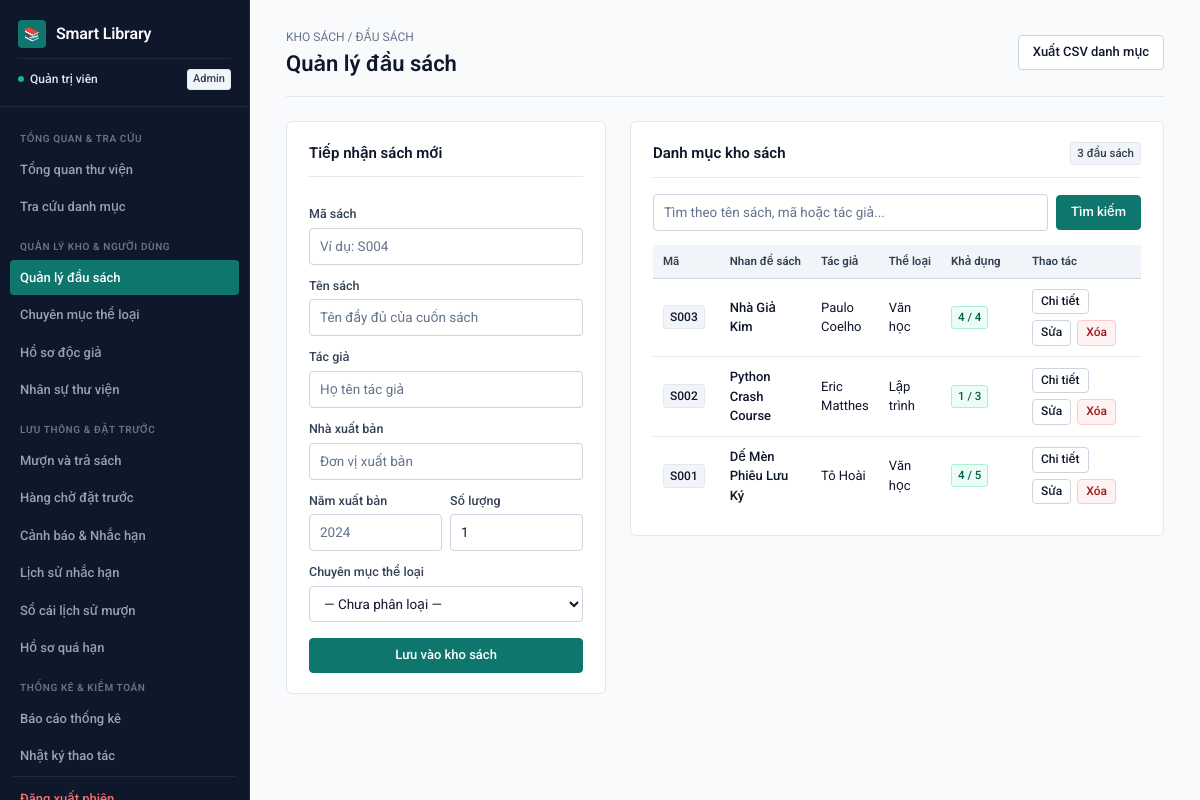
/books (signed in), run on an earlier commit of the app's database.
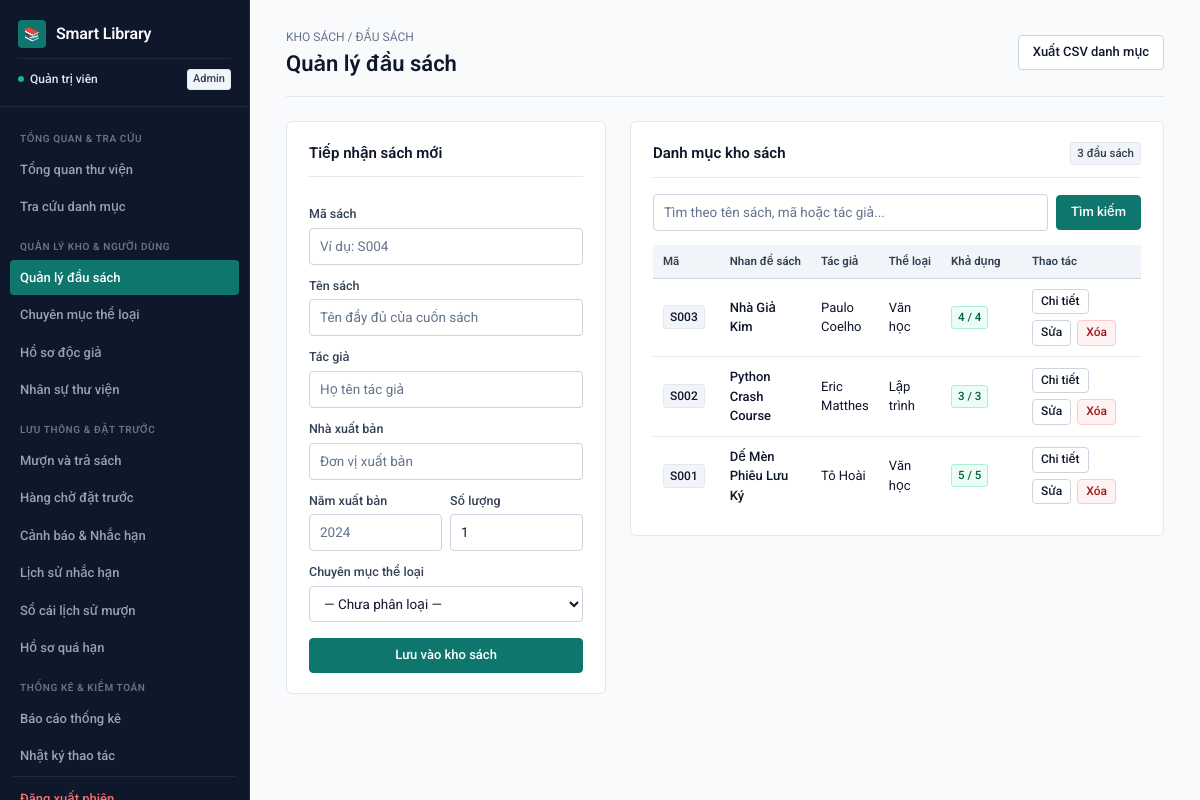
And on a later commit of the database.
### tables this page shows
CREATE TABLE books(
        id INTEGER PRIMARY KEY AUTOINCREMENT,
        code TEXT NOT NULL UNIQUE,
        title TEXT NOT NULL,
        author TEXT NOT NULL,
        publisher TEXT,
        year INTEGER,
        category_id INTEGER,
        quantity INTEGER NOT NULL DEFAULT 1,
        available INTEGER NOT NULL DEFAULT 1,
        FOREIGN KEY(category_id) REFERENCES categories(id) ON DELETE SET NULL
    );

CREATE TABLE categories(
        id INTEGER PRIMARY KEY AUTOINCREMENT,
        name TEXT NOT NULL UNIQUE,
        description TEXT
    );

### backend/routes/catalog.py (the view, shortened to what this page needs)
@app.route("/books", methods=["GET","POST"])
@login_required
def books():
    conn=db()
    q=request.args.get("q","").strip()
    if q:
        rows=conn.execute("""SELECT b.*,c.name category FROM books b LEFT JOIN categories c ON c.id=b.category_id
                             WHERE b.code LIKE ? OR b.title LIKE ? OR b.author LIKE ? ORDER BY b.id DESC""",
                          (f"%{q}%",f"%{q}%",f"%{q}%")).fetchall()
    else:
        rows=conn.execute("""SELECT b.*,c.name category FROM books b LEFT JOIN categories c ON c.id=b.category_id
                             ORDER BY b.id DESC""").fetchall()
    cats=conn.execute("SELECT * FROM categories ORDER BY name").fetchall()
    conn.close(); return render_template("books.html",books=rows,categories=cats,q=q)

### backend/api/common.py (called while the page is built)
@app.before_request
def protect_json_writes():
    if request.path.startswith("/api/") and request.method in ("POST", "PUT", "PATCH", "DELETE"):
        origin = request.headers.get("Origin")
        if origin:
            parsed = urlparse(origin)
            allowed = {"127.0.0.1", "localhost"}
            if parsed.hostname not in allowed or parsed.port not in (5001, 5173):
                return fail("Origin không hợp lệ.", 403)
        if not request.is_json:
            return fail("Yêu cầu JSON.", 415)

### backend/core.py (called while the page is built)
@app.context_processor
def inject():
    return {
        "logged_in": "employee_id" in session,
        "employee_name": session.get("employee_name"),
    }

### backend/database.py (called while the page is built)
def db():
    conn = sqlite3.connect(DB)
    conn.row_factory = sqlite3.Row
    conn.execute("PRAGMA foreign_keys=ON")
    return conn

### frontend/templates/admin/books.html (shortened to what this page needs)
{% extends 'base.html' %}
{% block content %}
<header class="page-header">
  <div>
    <div class="page-breadcrumb">KHO SÁCH / ĐẦU SÁCH</div>
    <h1>Quản lý đầu sách</h1>
  </div>
  <div class="actions">
    <a class="btn secondary" href="{{ url_for('export_csv', kind='books') }}">Xuất CSV danh mục</a>
  </div>
</header>
<div class="split-layout">
  <form method="post" class="panel sticky-col form-stack">
    <div class="panel-header">
      <h2>Tiếp nhận sách mới</h2>
    </div>
    <label>
      Mã sách
      <input name="code" class="mono" placeholder="Ví dụ: S004" required>
    </label>
    <label>
      Tên sách
      <input name="title" placeholder="Tên đầy đủ của cuốn sách" required>
    </label>
    <label>
      Tác giả
      <input name="author" placeholder="Họ tên tác giả" required>
    </label>
    <label>
      Nhà xuất bản
      <input name="publisher" placeholder="Đơn vị xuất bản">
    </label>
    <div style="display: grid; grid-template-columns: 1fr 1fr; gap: 8px;">
      <label>
        Năm xuất bản
        <input type="number" name="year" placeholder="2024">
      </label>
      <label>
        Số lượng
        <input type="number" name="quantity" min="1" value="1" required>
      </label>
    </div>
    <label>
      Chuyên mục thể loại
      <select name="category_id">
        <option value="">— Chưa phân loại —</option>
      </select>
    </label>
    <button style="margin-top: 4px;">Lưu vào kho sách</button>
  </form>
  <section class="panel">
    <div class="panel-header">
      <h2>Danh mục kho sách</h2>
      <span class="tag neutral">{{ books|length }} đầu sách</span>
    </div>
    <form method="get" class="filters" style="margin-bottom: 14px;">
      <input name="q" placeholder="Tìm theo tên sách, mã hoặc tác giả..." value="{{ q }}">
      <button>Tìm kiếm</button>
    </form>
    <div class="table-responsive">
      <table>
        <thead>
          <tr>
            <th style="width: 75px;">Mã</th>
            <th>Nhan đề sách</th>
            <th>Tác giả</th>
            <th>Thể loại</th>
            <th style="width: 100px;">Khả dụng</th>
            <th style="width: 190px;">Thao tác</th>
          </tr>
        </thead>
        <tbody>
          {% for b in books %}
          <tr>
            <td><span class="code-cell">{{ b.code }}</span></td>
            <td style="font-weight: 500;">{{ b.title }}</td>
            <td>{{ b.author }}</td>
            <td>{{ b.category or '—' }}</td>
            <td>
              <span class="tag {% if b.available == 0 %}bad{% endif %}">{{ b.available }} / {{ b.quantity }}</span>
            </td>
            <td>
              <div class="actions">
                <a class="btn secondary btn-sm" href="{{ url_for('book_detail', id=b.id) }}">Chi tiết</a>
                <a class="btn secondary btn-sm" href="{{ url_for('edit_book', id=b.id) }}">Sửa</a>
                <form method="post" action="{{ url_for('delete_book', id=b.id) }}" onsubmit="return confirm('Bạn có chắc muốn xóa đầu sách này?')">
                  <button class="danger btn-sm">Xóa</button>
                </form>
              </div>
            </td>
          </tr>
          {% else %}
          <tr>
            <td colspan="6" class="empty-state">Kho sách hiện đang trống.</td>
          </tr>
          {% endfor %}
        </tbody>
      </table>
    </div>
  </section>
</div>
{% endblock %}

What changed in the data, as far as the page shows it:
changed books "Python Crash Course": available "1" → "3"
changed books "Dế Mèn Phiêu Lưu Ký": available "4" → "5"
